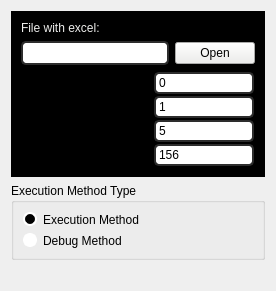
      <widget class="QWidget" name="globalsettings_tab">
       <attribute name="title">
        <string>Global Settings</string>
       </attribute>
       <layout class="QVBoxLayout" name="verticalLayout">
        <item>
         <widget class="QFrame" name="open_file_frame">
          <property name="sizePolicy">
           <sizepolicy hsizetype="Preferred" vsizetype="Fixed">
            <horstretch>0</horstretch>
            <verstretch>0</verstretch>
           </sizepolicy>
          </property>
          <property name="maximumSize">
           <size>
            <width>16777215</width>
            <height>200</height>
           </size>
          </property>
          <property name="styleSheet">
           <string notr="true">background-color: rgb(0, 0, 0);</string>
          </property>
          <property name="frameShape">
           <enum>QFrame::StyledPanel</enum>
          </property>
          <property name="frameShadow">
           <enum>QFrame::Raised</enum>
          </property>
          <layout class="QGridLayout" name="gridLayout">
           <item row="0" column="0">
            <widget class="QLabel" name="open_file_label">
             <property name="maximumSize">
              <size>
               <width>16777215</width>
               <height>25</height>
              </size>
             </property>
             <property name="styleSheet">
              <string notr="true">color: rgb(238, 238, 236);</string>
             </property>
             <property name="text">
              <string>File with excel:</string>
             </property>
            </widget>
           </item>
           <item row="1" column="1">
            <widget class="QPushButton" name="open_button">
             <property name="sizePolicy">
              <sizepolicy hsizetype="Maximum" vsizetype="Fixed">
               <horstretch>0</horstretch>
               <verstretch>0</verstretch>
              </sizepolicy>
             </property>
             <property name="styleSheet">
              <string notr="true">background-color: rgb(238, 238, 236);
color: rgb(0, 0, 0);</string>
             </property>
             <property name="text">
              <string>Open</string>
             </property>
            </widget>
           </item>
           <item row="1" column="0">
            <widget class="QLineEdit" name="open_file_field">
             <property name="sizePolicy">
              <sizepolicy hsizetype="Minimum" vsizetype="Fixed">
               <horstretch>0</horstretch>
               <verstretch>0</verstretch>
              </sizepolicy>
             </property>
             <property name="styleSheet">
              <string notr="true">QLineEdit {
	border: 2px solid rgb(45, 45, 45);
	border-radius: 5px;
	padding: 2px;
	background-color: rgb(255, 255, 255);
	color: rgb(0, 0, 0);
}</string>
             </property>
             <property name="text">
              <string/>
             </property>
            </widget>
           </item>
           <item row="2" column="0" colspan="2">
            <widget class="QFrame" name="global_settings_frame">
             <property name="sizePolicy">
              <sizepolicy hsizetype="Fixed" vsizetype="Preferred">
               <horstretch>0</horstretch>
               <verstretch>0</verstretch>
              </sizepolicy>
             </property>
             <property name="frameShape">
              <enum>QFrame::StyledPanel</enum>
             </property>
             <property name="frameShadow">
              <enum>QFrame::Raised</enum>
             </property>
             <layout class="QGridLayout" name="gridLayout_29">
              <property name="leftMargin">
               <number>0</number>
              </property>
              <property name="topMargin">
               <number>0</number>
              </property>
              <property name="rightMargin">
               <number>0</number>
              </property>
              <property name="bottomMargin">
               <number>0</number>
              </property>
              <property name="spacing">
               <number>2</number>
              </property>
              <item row="0" column="1">
               <widget class="QLineEdit" name="dayindex_field">
                <property name="sizePolicy">
                 <sizepolicy hsizetype="Minimum" vsizetype="Preferred">
                  <horstretch>0</horstretch>
                  <verstretch>0</verstretch>
                 </sizepolicy>
                </property>
                <property name="minimumSize">
                 <size>
                  <width>70</width>
                  <height>0</height>
                 </size>
                </property>
                <property name="maximumSize">
                 <size>
                  <width>100</width>
                  <height>16777215</height>
                 </size>
                </property>
                <property name="styleSheet">
                 <string notr="true">QLineEdit {
	border: 2px solid rgb(45, 45, 45);
	border-radius: 5px;
	padding: 1px;
	background-color: rgb(255, 255, 255);
	color: rgb(0, 0, 0);
}</string>
                </property>
                <property name="text">
                 <string>0</string>
                </property>
               </widget>
              </item>
              <item row="1" column="1">
               <widget class="QLineEdit" name="prediction_field">
                <property name="sizePolicy">
                 <sizepolicy hsizetype="Preferred" vsizetype="Preferred">
                  <horstretch>0</horstretch>
                  <verstretch>0</verstretch>
                 </sizepolicy>
                </property>
                <property name="minimumSize">
                 <size>
                  <width>70</width>
                  <height>0</height>
                 </size>
                </property>
                <property name="maximumSize">
                 <size>
                  <width>100</width>
                  <height>16777215</height>
                 </size>
                </property>
                <property name="styleSheet">
                 <string notr="true">QLineEdit {
	border: 2px solid rgb(45, 45, 45);
	border-radius: 5px;
	padding: 1px;
	background-color: rgb(255, 255, 255);
	color: rgb(0, 0, 0);
}</string>
                </property>
                <property name="text">
                 <string>1</string>
                </property>
               </widget>
              </item>
              <item row="3" column="1">
               <widget class="QLineEdit" name="number_test_samples_field">
                <property name="sizePolicy">
                 <sizepolicy hsizetype="Preferred" vsizetype="Preferred">
                  <horstretch>0</horstretch>
                  <verstretch>0</verstretch>
                 </sizepolicy>
                </property>
                <property name="minimumSize">
                 <size>
                  <width>70</width>
                  <height>0</height>
                 </size>
                </property>
                <property name="maximumSize">
                 <size>
                  <width>100</width>
                  <height>16777215</height>
                 </size>
                </property>
                <property name="styleSheet">
                 <string notr="true">QLineEdit {
	border: 2px solid rgb(45, 45, 45);
	border-radius: 5px;
	padding: 1px;
	background-color: rgb(255, 255, 255);
	color: rgb(0, 0, 0);
}</string>
                </property>
                <property name="text">
                 <string>156</string>
                </property>
               </widget>
              </item>
              <item row="3" column="0">
               <widget class="QLabel" name="number_test_samples_label">
                <property name="maximumSize">
                 <size>
                  <width>200</width>
                  <height>16777215</height>
                 </size>
                </property>
                <property name="text">
                 <string>Number of test samples:</string>
                </property>
               </widget>
              </item>
              <item row="1" column="0">
               <widget class="QLabel" name="prediction_label">
                <property name="maximumSize">
                 <size>
                  <width>200</width>
                  <height>16777215</height>
                 </size>
                </property>
                <property name="text">
                 <string>Observed Value Index:</string>
                </property>
               </widget>
              </item>
              <item row="0" column="0">
               <widget class="QLabel" name="dayindex_label">
                <property name="maximumSize">
                 <size>
                  <width>200</width>
                  <height>16777215</height>
                 </size>
                </property>
                <property name="text">
                 <string>Day Index:</string>
                </property>
               </widget>
              </item>
              <item row="2" column="1">
               <widget class="QLineEdit" name="dayoftheweek_field">
                <property name="sizePolicy">
                 <sizepolicy hsizetype="Preferred" vsizetype="Preferred">
                  <horstretch>0</horstretch>
                  <verstretch>0</verstretch>
                 </sizepolicy>
                </property>
                <property name="minimumSize">
                 <size>
                  <width>70</width>
                  <height>0</height>
                 </size>
                </property>
                <property name="maximumSize">
                 <size>
                  <width>100</width>
                  <height>16777215</height>
                 </size>
                </property>
                <property name="styleSheet">
                 <string notr="true">QLineEdit {
	border: 2px solid rgb(45, 45, 45);
	border-radius: 5px;
	padding: 1px;
	background-color: rgb(255, 255, 255);
	color: rgb(0, 0, 0);
}</string>
                </property>
                <property name="text">
                 <string>5</string>
                </property>
               </widget>
              </item>
              <item row="2" column="0">
               <widget class="QLabel" name="dayoftheweek_label">
                <property name="text">
                 <string>Day of the week index:</string>
                </property>
               </widget>
              </item>
             </layout>
            </widget>
           </item>
          </layout>
         </widget>
        </item>
        <item>
         <widget class="QGroupBox" name="exec_method_groupbox">
          <property name="title">
           <string>Execution Method Type</string>
          </property>
          <layout class="QVBoxLayout" name="verticalLayout_18">
           <item>
            <widget class="QRadioButton" name="exec_method_radiobutton">
             <property name="styleSheet">
              <string notr="true">QRadioButton::indicator {
    width:                  10px;
    height:                 10px;
    border-radius:          7px;
}

QRadioButton::indicator:checked {
    background-color:       black;
    border:                 2px solid white;
}

QRadioButton::indicator:unchecked {
    background-color:       white;
    border:                 2px solid white;
}</string>
             </property>
             <property name="text">
              <string>Execution Method</string>
             </property>
             <property name="checked">
              <bool>true</bool>
             </property>
            </widget>
           </item>
           <item>
            <widget class="QRadioButton" name="debug_method_radiobutton">
             <property name="styleSheet">
              <string notr="true">QRadioButton::indicator {
    width:                  10px;
    height:                 10px;
    border-radius:          7px;
}

QRadioButton::indicator:checked {
    background-color:       black;
    border:                 2px solid white;
}

QRadioButton::indicator:unchecked {
    background-color:       white;
    border:                 2px solid white;
}</string>
             </property>
             <property name="text">
              <string>Debug Method</string>
             </property>
            </widget>
           </item>
          </layout>
         </widget>
        </item>
        <item>
         <widget class="QLabel" name="label">
          <property name="maximumSize">
           <size>
            <width>950</width>
            <height>350</height>
           </size>
          </property>
          <property name="text">
           <string/>
          </property>
          <property name="pixmap">
           <pixmap>../Área de Trabalho/LICON.png</pixmap>
          </property>
          <property name="scaledContents">
           <bool>true</bool>
          </property>
          <property name="alignment">
           <set>Qt::AlignCenter</set>
          </property>
         </widget>
        </item>
       </layout>
      </widget>
